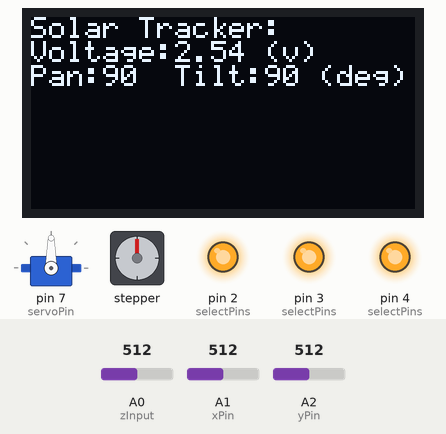
A sketch run on a simulated Arduino Uno, built with avr-gcc and run on an emulated ATmega328P. On the bench: servo, 128×64 one-colour display, stepper motor, output pins drawn as LEDs (lit = HIGH). The test bench sets the inputs (shaded band); at power-on: A1 (xPin) = 512, A2 (yPin) = 512, A0 (zInput) = 512. Stepper angles assume 2048 steps per turn; what the sketch prints to the serial monitor is not drawn.

Above: at 1.2 s.
1.3 s: A1 (xPin) set to 532
3.5 s: A1 (xPin) set to 553
At 5.2 s:
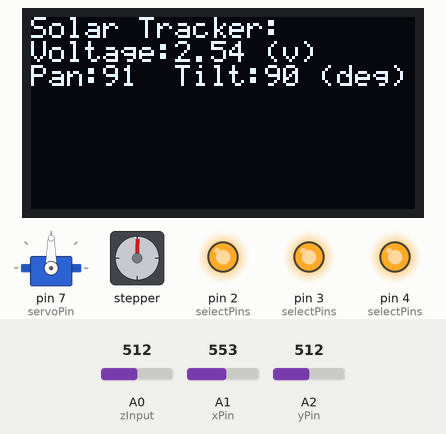
7.3 s: A1 (xPin) set to 511
At 9.6 s:
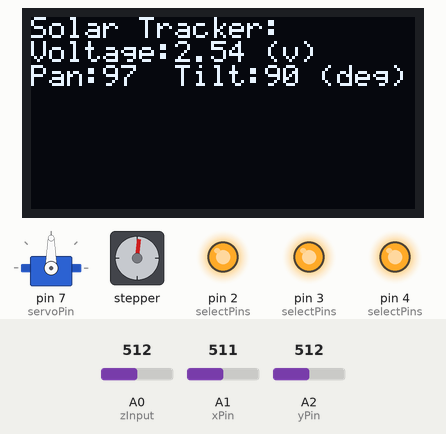
11.6 s: A2 (yPin) set to 529
14.0 s: A2 (yPin) set to 557
At 16.6 s:
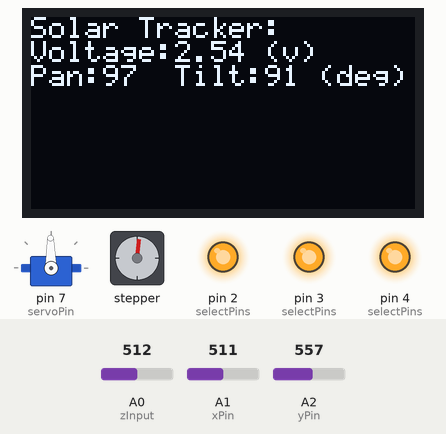
18.3 s: A0 (zInput) set to 716
At 22.8 s:
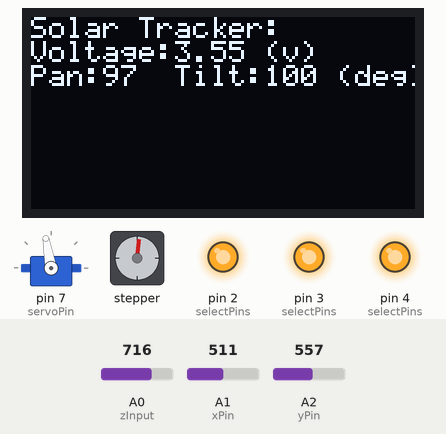
Timing chart, 0 to 38.1 s (numbered marks = the images above; inputs shaded):
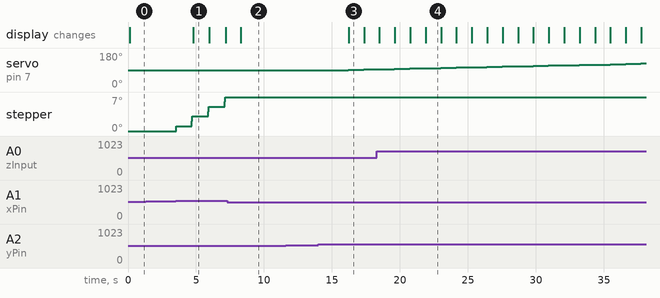

The sketch:

SolarTracker.ino
```cpp
/**
 * Dual Axis Solar Tracker
 *
 * 4x LDR (GL5537) arranged in + configuration
 * Interfaced to CD4051be Analogue Multiplexer
 *
 * References:
 * http://tok.hakynda.com/article/detail/144/cd4051be-cmos-analog-multiplexersdemultiplexers-with-logic-level-conversion-analog-input
 * https://theiotprojects.com/dual-axis-solar-tracker-arduino-project-using-ldr-servo-motors/
 *
 */

// OLED LCD
#include <Wire.h>
#include "SSD1306Ascii.h"
#include "SSD1306AsciiWire.h"

// 0X3C+SA0 - 0x3C or 0x3D
#define I2C_ADDRESS 0x3C
#define RST_PIN -1
SSD1306AsciiWire oled;


// Joystick
int analogueHigh = 1024;
const int xPin = A1;
const int yPin = A2;

int xPos = 512;
int xCentre = 512;
int xLimitLow = 200;
int xLimitHigh = 1024;
int xIncrement = 10;

int yPos = 512;
int yCentre = 512;
int yLimitLow = 200;
int yLimitHigh = 1024;
int yIncrement = 10;

// horizontal (pan) stepper motor
#include <Stepper.h>
const int stepsPerRev = 2048;
const int stepsPerHalfRev = 1024;
Stepper Stepper1 = Stepper(stepsPerRev, 8, 10, 9, 11);

// vertical (tilt) servo
#include <Servo.h>
int servoPin = 7;
Servo Servo1;


const int selectPins[3] = {2, 3, 4}; // S0~2, S1~3, S2~4
const int zInput = A0; // Connect common (Z) to A0 (analog input)

// Analog Voltage Meter
#define NUM_SAMPLES 10

int sum = 0;
unsigned char sample_count = 0;
float voltage = 0.0;

int prPin = A0;
int prVal = 0;


/*
 * Test Servo Tilt
 */
void tiltTest()
{
  Serial.println("Servo: 0 degrees");
  Servo1.write(0);
  delay(3000);

  Serial.println("Servo: 45 degrees");
  Servo1.write(45);
  delay(3000);

  Serial.println("Servo: 90 degrees");
  Servo1.write(90);
  delay(3000);

}

// Test Stepper Pan (Rotate)
void panTest()
{
  Serial.println("clockwise");
  Stepper1.step(stepsPerRev / 2);
  delay(500);

  // Step one revolution in the other direction:
  Serial.println("counterclockwise");
  Stepper1.step(-stepsPerRev /2);
  delay(500);
}

void track()
{
  // LDR sensor array + config -> multiplexer IO (channels)
  // 4 7
  // 6 5

  // To read CD4051B channels 0-7:
  //
  // Channel 4 = 0100
  // digitalWrite(2, 0);
  // digitalWrite(3, 0);
  // digitalWrite(4, 1);
  //
  // Or using direct port manipulation
  //  PORTD = B00010000;


  PORTD = B00010000;
  int lt = analogRead(zInput); // top left

  PORTD = B00011100;
  int rt = analogRead(zInput); // top right

  PORTD = B00011000;
  int ld = analogRead(zInput); // down left

  PORTD = B00010100;
  int rd = analogRead(zInput); // down right

  Serial.print(lt);
  Serial.print("\t");
  Serial.print(rt);

  Serial.println("");

  Serial.print(ld);
  Serial.print("\t");
  Serial.print(rd);

  Serial.println("\n");

  int dtime = 10; int tol = 30; // dtime=diffirence time, tol=toleransi
  int avt = (lt + rt) / 2; // average value top
  int avd = (ld + rd) / 2; // average value down
  int avl = (lt + ld) / 2; // average value left
  int avr = (rt + rd) / 2; // average value right
  int dvert = avt - avd; // check the diffirence of up and down
  int dhoriz = avl - avr;// check the diffirence og left and rigt


  Serial.println("avt\tavd\tavl\tavr\tdvert\tdhoriz\t");
  Serial.println("---\t---\t---\t---\t---\t---\t");

  Serial.print(avt);
  Serial.print("\t");
  Serial.print(avd);
  Serial.print("\t");
  Serial.print(avl);
  Serial.print("\t");
  Serial.print(avr);
  Serial.print("\t");
  Serial.print(dvert);
  Serial.print("\t");
  Serial.print(dhoriz);

  Serial.println("\n");

  int diff = avr - avl;
  // calculate left/right LDR difference as % of half analogue range
  float pct = (100.00 / (1024 / 2)) * diff;

  Serial.println(diff);
  Serial.println(pct);

  int stepperNewPosition = map(pct, -45,45,0,1024);

  Serial.println(xPos);
  Serial.println(stepperNewPosition);

  int steps = xPos - stepperNewPosition;

  xPos = stepperNewPosition;

  Serial.println(steps);

  //Stepper1.step(steps);


  /*
  if (-1*tol > dhoriz || dhoriz > tol) // check if the diffirence is in the tolerance else change horizontal angle
  {
    if (avl > avr)
    {
      Serial.println("avl > avr");
      dir = 1;
      servoh = --servoh;
      if (servoh < servohLimitLow)
      {
        servoh = servohLimitLow;
      }
    } else if (avl < avr)
    {
      Serial.println("avl < avr");
      dir = 2;
      servoh = ++servoh;
      if (servoh > servohLimitHigh)
      {
        servoh = servohLimitHigh;
      }
    }
    else if (avl = avr)
    {
      //delay(1000);
    }
    int rotateSteps = stepsPerHalfRev - map(servoh,5,175,0,stepsPerHalfRev);

    Serial.println(dir);
    Serial.println(servoh);
    Serial.println(rotateSteps);

    if (dir == 2) rotateSteps = rotateSteps*-1;

    Serial.println(rotateSteps);

    //Stepper1.step(rotateSteps);
  }

  Servo vertical; // vertical servo
  int servov = 45;
  int servovLimitHigh = 60;
  int servovLimitLow = 1;

  if (-1*tol > dvert || dvert > tol)
  {
    if (avt > avd)
    {
      servov = ++servov;
      if (servov > servovLimitHigh)
      {
        servov = servovLimitHigh;
      }
    } else if (avt < avd)
    {
      servov= --servov;
      if (servov < servovLimitLow)
      {
        servov = servovLimitLow;
      }
    }
    vertical.write(servov);
  }
  */


  delay(5000);
}


void setup()
{
  Serial.begin(115200); // Initialize the serial port

  // Using Port Manipulation ( https://www.arduino.cc/en/Reference/PortManipulation )
  DDRD = DDRD | B00011100; // set select pins as OUTPUT
  PORTD = B00011100; // set pins 2,3,4 HIGH

  // setup servo (tilt)
  Servo1.attach(servoPin);

  Stepper1.setSpeed(5);

  Wire.begin();
  Wire.setClock(400000L);

#if RST_PIN >= 0
  oled.begin(&Adafruit128x64, I2C_ADDRESS, RST_PIN);
#else // RST_PIN >= 0
  oled.begin(&Adafruit128x64, I2C_ADDRESS);
#endif // RST_PIN >= 0

  oled.setFont(System5x7);
  oled.clear();
  oled.print("Solar Tracker Init...");

}

void readAnalogVoltage()
{

  while(sample_count < NUM_SAMPLES) {
    sum += analogRead(A0);
    sample_count++;
    delay(10);
  }
  // calculate voltage
  // 5.07 = Arduino calibrated reference voltage, 1024 = ADC max
  voltage = ((float)sum / (float)NUM_SAMPLES * 5.07) / 1024.0;

  // multiply by calibrated voltage divide  * 11.132
  Serial.print(voltage);
  Serial.println(" V\n");

  sample_count = 0;
  sum = 0;

}

void loop()
{

  readAnalogVoltage();

  // Joystick X,Y position
  int xVal = analogRead(xPin);  // read X axis value [0..1023]
  Serial.print("X:");
  Serial.print(xVal, DEC);

  int yVal = analogRead(yPin);  // read Y axis value [0..1023]
  Serial.print("  Y:");
  Serial.print(yVal, DEC);

  Serial.println();

  // X position
  Serial.print("X:");
  Serial.print(xPos, DEC);

  int xAxisDeg = map(xPos, 0, analogueHigh, 0, 180);
  Serial.print("  X :");
  Serial.print(xAxisDeg, DEC);
  Serial.print(" (deg)");

  Serial.println(" ");

  // Y position
  Serial.print("Y:");
  Serial.print(yPos, DEC);

  int yAxisDeg = map(yPos, 0, analogueHigh, 0, 180);
  Serial.print("  Y:");
  Serial.print(yAxisDeg, DEC);
  Serial.print("  (deg)");

  Serial.println(" ");


  int tol = 30;
  int diffX = abs(xVal - xCentre);
  int diffY = abs(yVal - yCentre);
  int xRotate = 0;

  if (diffX > tol)
  {

    if (xVal < xCentre)
    {
      xPos = xPos - xIncrement;
      if (xPos >= xLimitLow)
      {
        xRotate = xIncrement*-1;
      } else {
        xPos = xLimitLow;
      }
    } else if (xVal > xCentre) {
      xPos = xPos + xIncrement;
      if (xPos <= xLimitHigh)
      {
        xRotate = xIncrement;
      } else {
        xPos = xLimitHigh;
      }
    }


    Serial.print("xRotateSteps:");
    Serial.println(xRotate);

    Stepper1.step(xRotate);

  }

  if (diffY > tol)
  {
    if (yVal < yCentre)
    {
      yPos = yPos - yIncrement;
      if (yPos < yLimitLow)
      {
        yPos = yLimitLow;
      }
    } else if (yVal > yCentre) {
      yPos = yPos + yIncrement;
      if (yPos >= yLimitHigh)
      {
        yPos = yLimitHigh;
      }
    }

    Serial.println("Servo Rotate:");
    Serial.println(yAxisDeg);

    Servo1.write(yAxisDeg);

    Serial.println(" ");
  }


  oled.clear();
  oled.println("Solar Tracker:");
  oled.print("Voltage:");
  oled.print(voltage);
  oled.println(" (v)");
  oled.print("Pan:");
  oled.print(xAxisDeg);
  oled.print("  Tilt:");
  oled.print(yAxisDeg);
  oled.println(" (deg)");

  delay(1000);
}
```

Measured:
- after the input at 1.3 s, every drawn part: stays the same
- after the input at 7.3 s, stepper: stays 7° (without the input it goes to 8° after 1.0 s)
- after the input at 11.6 s, every drawn part: stays the same
- after the input at 14.0 s, servo on pin 7 (servoPin): 90° → 91° after 2.2 s, → 93° 1.1 s later; the display: changes after 2.2 s (image 3)
- what the display in image 1 shows lasts 1.2 s, from 4.8 s to 6.0 s
- what the display in image 3 shows lasts 1.2 s, from 16.2 s to 17.4 s
